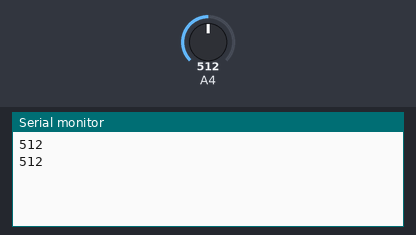
The sketch below on a simulated Arduino Uno, built with avr-gcc and run on an emulated ATmega328P. Parts: the last lines printed to the serial monitor. The test bench sets the inputs (shaded band); at power-on: A4 = 512.

Above: at 0.8 s.
0.9 s: A4 set to 478
At 1.5 s:
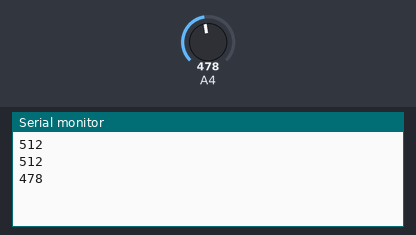
2.4 s: A4 set to 499
At 3.0 s:
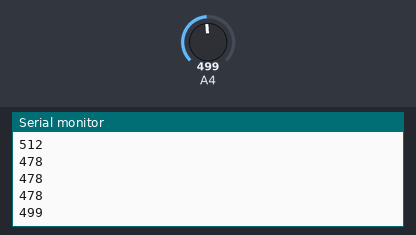
Timing chart, 0 to 5.4 s (numbered marks = the images above; inputs shaded):
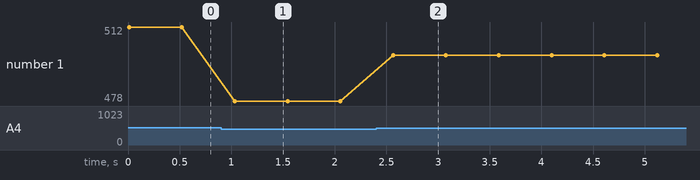

Measured:
- after the input at 0.9 s, the serial monitor: prints a new line after 0.13 s (image 1)
- after the input at 2.4 s, the serial monitor: prints a new line after 0.17 s (image 2)
- plotted number 1: 512 → 478 after the input at 0.9 s, 478 → 499 after the input at 2.4 s

The sketch:

Exp_23_Obs_1.ino
```cpp
#include<avr/io.h>
#include<util/delay.h>
#define checkbit(x,y)((x) & (y))
#define bitn(p)(0x01 << (p))
int i = 0;
long result,averege;
int number[]={0b11110110, 0b01100000, 0b11010101, 0b11110001, 0b01100011, 0b10110011, 0b10110111, 0b11100000, 0b11110111, 0b11110011, 0b00111101, 0b00110111, 0b10010110, 0b01110101, 0b01100110, 0b10010000};
int main (void)
{
  Serial.begin(2000000);
  while (1)
  {
    ADMUX = 0x44;
    ADCSRA = 0xC7;
    while (checkbit(ADCSRA, bitn(ADSC)));
    result = result + ADCW;
    i++;
    if (i > 99)
    {
      averege = result / 100;
      Serial.println(averege);
      _delay_ms(500);
      compare();
      result = 0;
      averege = 0;
      i = 0;
    }
  }
}

void compare()
{
  if (averege > 425 && averege < 520)
  {
    PORTC = number[1];
  }
  if (averege > 600 && averege < 624)
  {
    PORTC = number[2];
  }
  if (averege > 769 && averege < 770)
  {
    PORTC = number[3];
  }
  if (averege > 779 && averege < 987)
  {
    PORTC = number[10];
  }
  if (averege > 489 && averege < 337)
  {
    PORTC = number[4];
  }
  if (averege > 509 && averege < 575)
  {
    PORTC = number[5];
  }
  if (averege > 789 && averege < 706)
  {
    PORTC = number[6];
  }
  if (averege > 789 && averege < 886)
  {
    PORTC = number[11];
  }
  if (averege > 307 && averege < 473)
  {
    PORTC = number[7];
  }
  if (averege > 488 && averege < 518)
  {
    PORTC = number[8];
  }
  if (averege > 673 && averege < 675)
  {
    PORTC = number[9];
  }
  if (averege > 677 && averege < 844)
  {
    PORTC = number[12];
  }
  if (averege > 276 && averege < 462)
  {
    PORTC = number[15];
  }
  if (averege > 492 && averege < 502)
  {
    PORTC = number[0];
  }
  if (averege > 596 && averege < 650)
  {
    PORTC = number[14];
  }
  if (averege > 792 && averege < 808)
  {
    PORTC = number[13];
  }
}
```
